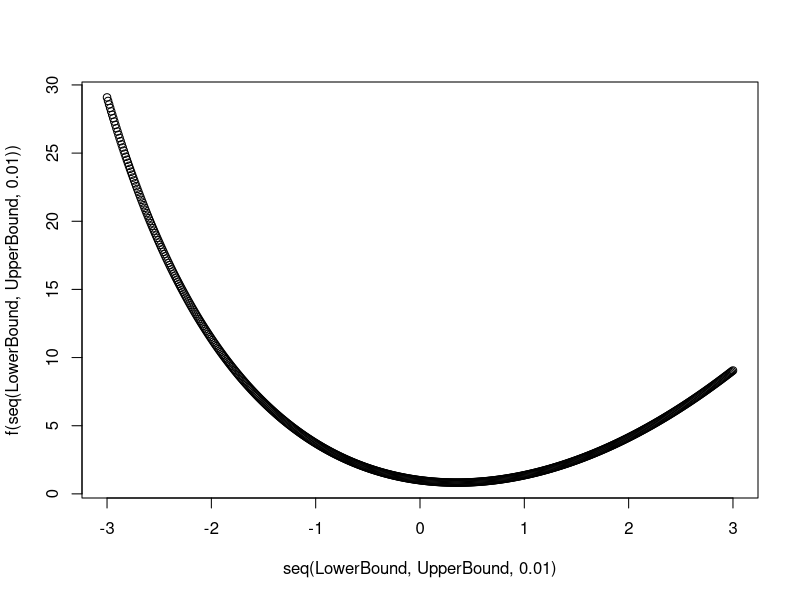

The R script that drew this image:

#Golden Section Method

rm(list=ls())

#Defining minimization function

f = function(x)
{
  exp(-x) + (x)^2
}

#Set Input here

LowerBound=-3
UpperBound=3
Limit=10^-8

#Initial Values

golden.ratio=(3-sqrt(5))/2
Lambda=(golden.ratio*(UpperBound-LowerBound)) + LowerBound
Mu=((1-golden.ratio)*(UpperBound-LowerBound)) + LowerBound

#Plot the graph for refernce
plot(seq(LowerBound,UpperBound,0.01),f(seq(LowerBound,UpperBound,0.01)))

#Reset Iteration Counter
Iterations=1


while (UpperBound-LowerBound > Limit)
{
if (f(Lambda) <= f(Mu))
{
  LowerBound=LowerBound
  UpperBound=Mu
  Mu=Lambda
  Lambda=(golden.ratio*(UpperBound-LowerBound)) + LowerBound
} else
{
  LowerBound=Lambda
  UpperBound=UpperBound
  Lambda=Mu
  Mu=((1-golden.ratio)*(UpperBound-LowerBound)) + LowerBound
}
  Iterations=Iterations+1

}



#Final estimate
EstimatedMinimum=(LowerBound+UpperBound)/2

#Prints out the results

cat("The minimum will be found at",EstimatedMinimum, "after",Iterations, "iterations.")

#Solution: The minimum will be found at 0.3517337 after 44 iterations.
